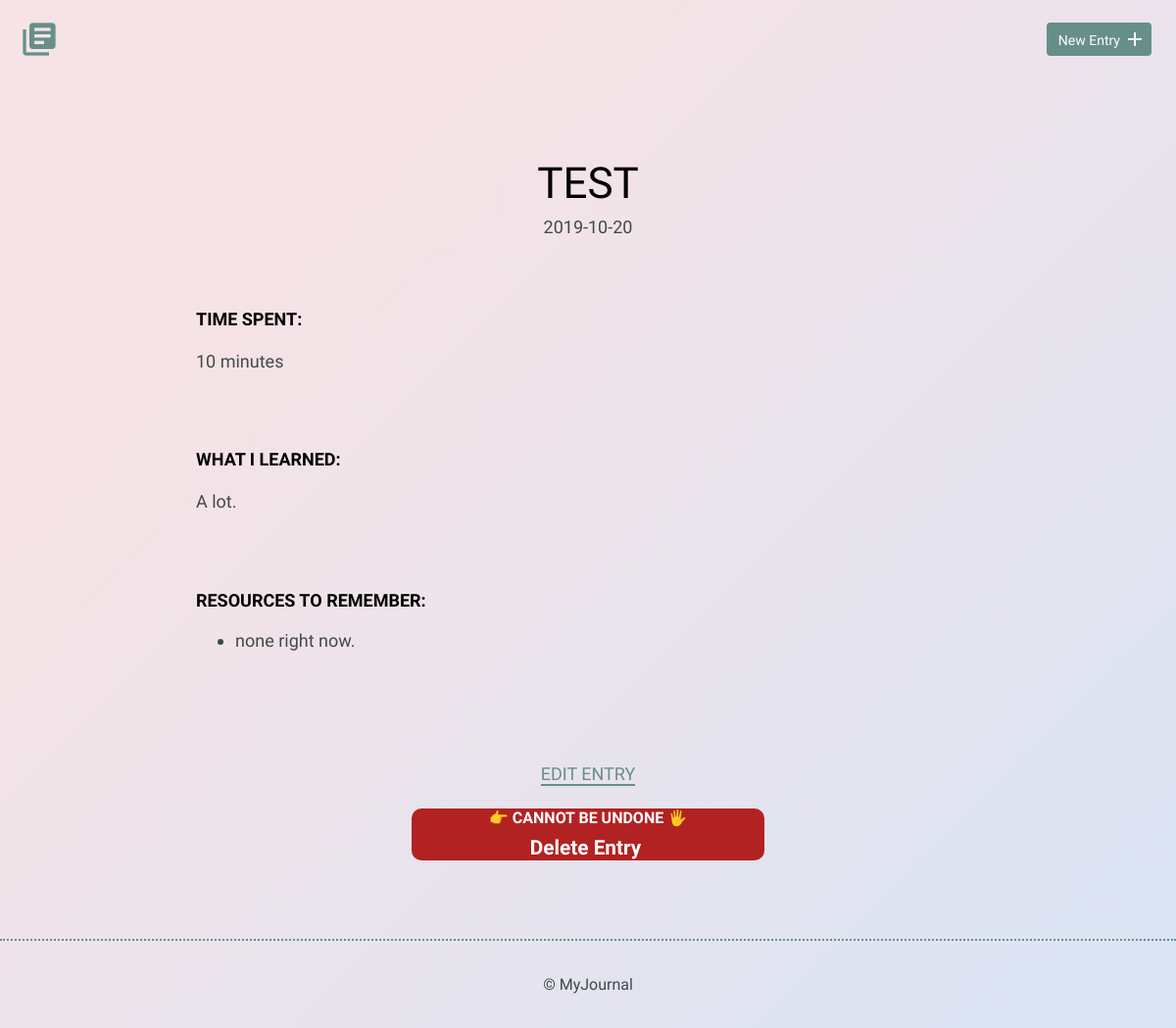
Page /detail.php?id=10 on the committed database.
### tables this page shows
CREATE TABLE "entries" (
	`id`	INTEGER,
	`title`	TEXT,
	`date`	TEXT,
	`time_spent`	INTEGER,
	`learned`	BLOB,
	`resources`	BLOB,
	PRIMARY KEY(`id`)
);

### inc/functions.php (called while the page is built, shortened)
<?php
function get_single_entry($id) {
	include 'inc/dbconnection.php';
	$get_entry = "SELECT id, title, date, time_spent, learned, resources
								FROM entries
								WHERE id = ?";
	if (isset($_GET['id'])) {
		try {
			$results = $db->prepare($get_entry);
			$results->bindValue(1, $id, PDO::PARAM_INT);
			$results->execute();
		} catch (Connection $e) {
				$e->getMessage();
				return array();
		}
	}
	return $results->fetch(PDO::FETCH_ASSOC);
}

### detail.php (the view, shortened to what this page needs)
<?php
	include 'inc/head.php';
	include 'inc/functions.php';
	$single_entry = get_single_entry($_GET['id']);
?>
    <body>
        <header>
            <div class="container">
                <div class="site-header">
                    <a class="logo" href="index.php"><i class="material-icons">library_books</i></a>
                    <a class="button icon-right" href="new.php"><span>New Entry</span> <i class="material-icons">add</i></a>
                </div>
            </div>
        </header>
        <section>
            <div class="container">
                <div class="entry-list single">
                    <article>
												<h1><?php echo $single_entry['title']; ?></h1>
                        <time datetime="2016-01-31"><?php echo $single_entry['date']; ?></time>
                        <div class="entry">
                            <h3>Time Spent: </h3>
                            <p><?php echo $single_entry['time_spent']; ?> minutes</p>
                        </div>
                        <div class="entry">
                            <h3>What I Learned:</h3>
                            <p><?php echo $single_entry['learned']; ?></p>
                        </div>
                        <div class="entry">
                            <h3>Resources to Remember:</h3>
                            <ul>
                                <li><?php echo $single_entry['resources']; ?></li>
                            </ul>
                        </div>
                    </article>
                </div>
            </div>
            <div class="edit">
                <p><a href="edit.php?id=<?php echo $single_entry['id'];?>">Edit Entry</a></p>
								<form class='delete-form'
								method="POST" action="">
									<label for="delete-entry">&#128073 CANNOT BE UNDONE &#128400;</label>
									<input type="submit" class="delete-btn" name="deleteEntry" value="Delete Entry">
								</form>
            </div>
        </section>
				<?php include 'inc/footer.php'; ?>

### css/site.css (style rules this page uses)
body { background-color: #d9e4f5; background-image: linear-gradient(315deg, #d9e4f5 0%, #f5e3e6 74%); font-size: 16px; color: #404a49; font-family: 'Cousine', serif; font-weight: 400; }
.container { margin: 0 auto; padding: 0 25px; }
header .site-header { margin: 0 auto; height: 95px; }
header .logo i { color: #678f89; margin: 20px 0 0 -5px; float: left; font-size: 40px; }
header .button { float: right; margin: 33px 0 0 0; }
.button { padding: 8px 10px 6px 10px; background: #678f89; border: 2px solid #678f89; border-radius: 4px; text-decoration: none; color: #FFF; position: relative; text-align: center; font-size: 14px; }
.button.icon-right { padding-right: 30px; top: -10px; }
.button.icon-right i { position: absolute; top: 3px; right: 3px; }
h1, h2, h3 { margin: 0; font-weight: 400; line-height: 1em; color: #000; }
h1 { font-size: 44px; margin-bottom: 12px; }
h3 { font-size: 18px; font-family: 'Work Sans', serif; font-weight: 600; text-transform: uppercase; }
p { line-height: 1.8em; font-size: 18px; }
p a { border-bottom: 2px solid #678f89; padding: 0; color: #678f89; text-decoration: none; }
ul li { line-height: 1.8em; font-size: 18px; }
.entry-list, .edit-entry, .new-entry { max-width: 800px; margin: 0 auto; padding: 70px 0 150px 0; }
.entry-list article { margin-bottom: 70px; text-align: center; }
.entry-list article:last-child { margin-bottom: 0; }
.entry-list.single { padding-bottom: 70px; }
.entry-list.single time { font-size: 18px; }
.entry { max-width: 800px; margin: 75px auto 0 auto; text-align: left; }
.entry p { margin-bottom: 40px; }
.edit { padding-bottom: 80px; text-align: center; margin: 0 auto; }
.edit a { font-weight: 400; text-transform: uppercase; font-size: 18px; }
form label { display: block; margin-bottom: 8px; }
input[type=submit] { margin-right: 5px; }
.delete-btn { font-size: 1.3em; background-color: firebrick; color: white; font-weight: bold; border: none; }
.delete-form { background-color: firebrick; font-weight: bold; color: white; border-radius: 10px; width: 30%; margin-left: 35%; }

### rows in the picture
entries: title "TEST", date "2019-10-20", time_spent "10", learned "A lot.", resources "none right now."
